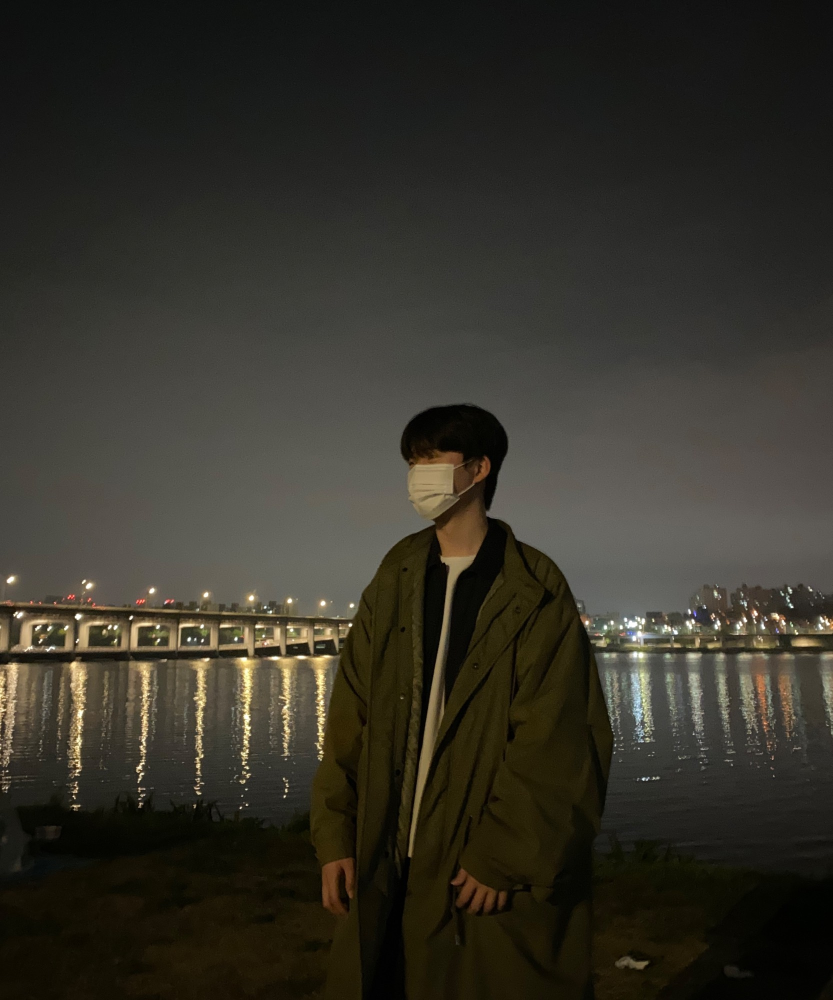
#> input picture docs/jaju_rounding_vmd/assets/fashion/FA-01.jpg, 1666 x 2000 px (shown at 1/2 size); its folder holds only this picture in this run
$ python psd_p11z.py
#> lines starting #> are read from the running program, lines starting #| are printed output that depends on the picture
### tools/jaju_layout/p11_zine.py
"""JAJU 포트폴리오 11쪽 Four places, four outfits. — 사례 4(스케이트 진 PEACE. LOVE. SKATE.) 꼴로 다시 짠 판 (315 × 195).

  python3 tools/jaju_layout/p11_zine.py   ->  docs/jaju_rounding_vmd/layout/p11_zine.pdf

사용자: "기존 첫번째 이미지(사용자가 InDesign 에서 다듬은 Four places 쪽)의 페이지를 두번째 페이지(스케이트 진)의 레이아웃, 배치,
폰트 등을 참고하여 재가공하라. pdf로 보내라."
사례에서 가져온 것:
  · 살구색 종이 바탕 + 파랑 한 색으로 찍은 사진(그레이 → 파랑 두 톤, 망점) — 사진은 종이 위에 곱해져 흰 곳이 종이색이 된다
  · 쪽을 가로지르는 아주 좁고 굵은 빨간 대문자 낱말 셋, 마침표로 끝(PEACE. / LOVE. / SKATE.) — 왼쪽 가운데 · 오른쪽 위 · 오른쪽 아래
    → PLACE. / MATCH. / OUTFIT. (장소 · 맞추다 · 옷 — 파트 2 의 말). 쪽 제목 'Four places, four outfits.' 는 작은 줄로 둔다
  · 파랑 체크(픽셀) 띠: 세로 띠 · 가로 띠 · 흩어진 조각, 단색 파랑 막대
  · 사진은 겹치고 잘리며 쪽 끝까지 — 왼쪽은 큰 사진 하나, 오른쪽은 위 넓은 사진 + 아래 사진 (그 위로 낱말)
  · 손 낙서 · 찢은 종이 가장자리는 그림을 새로 그리는 일이라 넣지 않았다
글 · 값: 사용자 InDesign 쪽 그대로 — 리드 두 줄, N°01–04 캡션, PALETTE(#261F0A · #070A10 · #72727F · #6D6F71).
바닥 줄은 새 구성(파트 2 Match, 11쪽)으로.
좁은 굵은 글꼴이 없어 Instrument Sans Bold 장평 62%. InDesign 에서는 가진 좁은 고딕(예: 210 타임라인 Bold, Anton 류)으로 바꾸면 사례에 더 가깝다.
"""
import os
import subprocess
import sys

from PIL import Image

HERE = os.path.dirname(os.path.abspath(__file__))
sys.path.insert(0, HERE)

import part2_match as p2  # noqa: E402

d, W, H, FA, CROPS = p2.d, p2.W, p2.H, p2.FA, p2.CROPS
OUT, TMP, PRINT, FONTS = p2.OUT, p2.TMP, p2.PRINT, p2.FONTS
PAPER, INKB, RED, INK = '#E6A58C', '#2C5F86', '#E0352B', '#1B1B1A'
CX = 157.5

LEAD = ['나는 그날 갈 장소에 옷의 톤을 맞춘다.', '장소가 틀이라면, 옷은 그 틀을 채우는 조합이다.']
PALETTE = [('OLIVE PARKA', '#261F0A'), ('BLACK COAT', '#070A10'), ('BEIGE JACKET', '#72727F'), ('GREY KNIT', '#6D6F71')]


def _rgb(hx):
    return [int(hx[i:i + 2], 16) / 255 for i in (1, 3, 5)]


def duo(pid, x, y, w, h, cx, cy, span, bright=1.12):
    """사진을 파랑 한 색 + 망점으로 (사례의 리소 인쇄 꼴). 자르기는 part2_match.crop 과 같은 식.
    색은 파일에 구워 넣는다(InDesign 에서도 같게): 회색 → 대비 1.35 · 밝기 → 파랑과 '스크린' → 종이와 '곱하기',
    망점은 칸 0.85mm · 반지름 0.23칸의 파랑 점을 55% 로 곱한다 — 앞 판의 CSS 와 같은 식."""
    import numpy as np
    im = Image.open(os.path.join(FA, pid + '.jpg')).convert('L')
    IW, IH = im.size
    sh = span * h / w
    if sh > IH:
        span, sh = IH * w / h, IH
    lft, tp = max(0, min(IW - span, cx - span / 2)), max(0, min(IH - sh, cy - sh / 2))
    c = im.crop((int(lft), int(tp), int(lft + span), int(tp + sh)))
    c.thumbnail((1400, 1400))
    v = np.asarray(c, dtype=np.float32) / 255
    v = np.clip(((v - .5) * 1.35 + .5) * bright, 0, 1)[..., None]
    blue, paper = np.array(_rgb(INKB)), np.array(_rgb(PAPER))
    out = (1 - (1 - blue) * (1 - v)) * paper
    ppm = c.size[0] / w                                   # 픽셀 / mm
    cell = .85 * ppm
    yy, xx = np.mgrid[0:c.size[1], 0:c.size[0]]
    dx, dy = (xx % cell) - cell / 2, (yy % cell) - cell / 2
    dot = (np.hypot(dx, dy) < .23 * cell)[..., None]
    out = np.where(dot, out * (1 - .55 + .55 * blue), out)
    os.makedirs(CROPS, exist_ok=True)
    f = os.path.join(CROPS, f'zine_{pid}_{cx}_{cy}_{span:.0f}_{w:.0f}x{h:.0f}_duo.jpg')
    Image.fromarray((out * 255).astype('uint8'), 'RGB').save(f, quality=88)
    return d(x, y, w, h, f"<img src='file://{f}' style='position:absolute;left:0;top:0;width:{w}mm;height:{h}mm'>", 'duo')


def checker(x, y, cols, rows, cell=3.6, seed=1, density=.5):
    """체크(픽셀) 띠 — 칸마다 정해진 규칙(시드)으로 켜고 끈다. 같은 값이면 늘 같은 무늬."""
    r = ''
    for j in range(rows):
        for i in range(cols):
            v = ((i * 73856093) ^ (j * 19349663) ^ (seed * 83492791)) % 1000 / 1000
            if (i + j) % 2 == 0 and v < density + .25 or v < density * .4:
                r += f"<rect x='{x + i * cell:.2f}' y='{y + j * cell:.2f}' width='{cell:.2f}' height='{cell:.2f}'/>"
    return r


def layers():
    """쪽을 층으로 — 아래에서 위로 (이름, html, 보임). PDF · InDesign 은 모두 이어 붙이고, 포토샵 파일은 층마다 따로 굽는다."""
    blue = (checker(0, 0, 9, 14, seed=3, density=.45)            # 왼쪽 위 흩어진 체크
            + checker(106, 30, 4, 34, seed=7, density=.55)       # 왼쪽 쪽의 세로 띠
            + "<rect x='118' y='0' width='22' height='26'/>"      # 단색 막대(사례의 청록 막대)
            + checker(160, 66, 4, 31, seed=11, density=.55)      # 오른쪽 쪽의 세로 띠
            + checker(176, 104.6, 36, 2, seed=5, density=.6)     # 가로 띠
            + checker(268, 0, 13, 3, seed=9, density=.5))        # 오른쪽 위 조각
    sw = ''
    for i, (n, hx) in enumerate(PALETTE):
        x = 100 + i * 14
        sw += p2.sw(x, 166.5, hx, 12.6, 4.6) + d(x, 171.8, 14, 7, f'<p>{n.split()[0]}</p><p>{hx}</p>', 't zc s')
    return [
        ('종이', f"<svg class='ov' viewBox='0 0 {W} {H}'><rect x='0' y='0' width='{W}' height='{H}' fill='{PAPER}'/></svg>", True),
        # 왼쪽: 큰 사진(밤 강변) — 쪽 왼쪽 끝까지 / 오른쪽 위 넓은 사진(놀이공원) · 오른쪽 아래(바위) · 그 사이 좁은 사진(가게 앞)
        ('사진 N°01 밤 강변', duo('FA-01', 0, 8, 122, 150, 820, 1150, 1500, bright=1.9), True),
        ('사진 N°03 놀이공원', duo('FA-05', 176, 36, 139, 66, 640, 900, 1125), True),
        ('사진 N°04 바위', duo('FA-03', 214, 114, 91, 64.5, 560, 700, 900), True),
        ('사진 N°02 가게 앞', duo('FA-04', 160, 112, 46, 66.5, 640, 900, 640), True),
        ('체크 띠', f"<svg class='ov' viewBox='0 0 {W} {H}'><g fill='{INKB}' class='chk'>{blue}</g></svg>", True),
        # 빨간 낱말 셋 — 사례처럼 사진 · 체크 위를 가로지른다
        ('PLACE.', d(26, 62, 140, 40, '<p>PLACE.</p>', 't zw'), True),
        ('MATCH.', d(170, 4, 140, 40, '<p>MATCH.</p>', 't zw'), True),
        ('OUTFIT.', d(196, 140, 120, 40, '<p>OUTFIT.</p>', 't zw'), True),
        # 작은 글 — 제목 · 리드 · 캡션 · 팔레트 (사용자 쪽의 글)
        ('제목 · 리드', d(14, 160, 100, 5, '<p>FOUR PLACES, FOUR OUTFITS.</p>', 't zs')
         + d(14, 165.5, 120, 12, ''.join(f'<p>{s}</p>' for s in LEAD), 't zk'), True),
        ('캡션 N°01–04', d(3, 152, 60, 4, '<p>N°01&nbsp;&nbsp;NIGHT&nbsp;&nbsp;RIVERSIDE</p>', 't zc pa')
         + d(162.5, 173.5, 44, 4, '<p>N°02&nbsp;&nbsp;EVENING</p><p>SHOP FRONT</p>', 't zc pa')
         + d(178.5, 97.5, 80, 4, '<p>N°03&nbsp;&nbsp;AFTERNOON PARK</p>', 't zc pa')
         + d(216.5, 116.5, 80, 4, '<p>N°04&nbsp;&nbsp;SUNNY SEASIDE ROCKS</p>', 't zc pa'), True),
        ('팔레트', d(100, 161.6, 56, 4, '<p>PALETTE — 착장 사진에서 잰 색</p>', 't zc s') + sw, True),
        ('접는 선', f"<svg class='ov' viewBox='0 0 {W} {H}'>"
                  f"<line x1='{CX}' y1='0' x2='{CX}' y2='{H}' style='stroke:{INK};stroke-opacity:.12;stroke-width:.3'/></svg>", True),
        ('바닥 줄', p2.folio(11, 'FOUR PLACES'), True),
    ]


def page():
    return ''.join(h for _, h, _ in layers())


KO = p2.KO
CSS = p2.CSS + f"""
.duo{{overflow:hidden}}

.zw{{font-family:Inst,sans-serif;font-weight:700;font-size:118pt;line-height:110pt;letter-spacing:-.01em;color:{RED};
  transform:scaleX(.62);transform-origin:0 0}}
.zs{{font-family:Inst,sans-serif;font-weight:700;font-size:8pt;line-height:10pt;letter-spacing:.1em;color:{INK}}}
.zk{{font-family:{KO};font-size:9pt;line-height:13.5pt;color:{INK}}}
.zc{{font-family:Mono,monospace;font-size:6pt;line-height:7.6pt;letter-spacing:.06em;color:{INK};white-space:nowrap}}
.zc.s{{font-size:5.4pt;line-height:6.8pt}}.zc.pa{{color:#F7E7DC}}.zc p{{white-space:nowrap}}
"""


# [7 lines left out: function main, not called in this run]


# [2 lines that do not run on import are left out]

### tools/jaju_layout/part2_match.py
"""JAJU 포트폴리오 파트 2 /02 Match. — 8–11쪽 (315 × 195). 옛 파트 3(옷 쪽 넷)을 새 파트 2 로, 새 표지의 디자인 말로 다시 만든다.

  python3 tools/jaju_layout/part2_match.py   ->  docs/jaju_rounding_vmd/layout/part2_match.pdf (4쪽: 8 · 9 · 10 · 11)

사용자: "이후 파트 2를 새로운 커버 이미지와 적합한 디자인으로 다음 페이지를 구성하라. 포트폴리오의 사례를 참고하라.
옷을 다루는 기존 파트 3를 새로운 파트 2로 새롭게 제작한다."
글: 2-2 세션 파트 2 '맞추다' 확정 스토리(사용자 지시로 보냄, 10-23) — 안에서 밖으로, 한 벌 → 아이템 → 장소.
   8 /02 Match. 표지 · 9 Front, or back? (한 벌) · 10 Selection—06. (아이템) · 11 Four places, | four outfits. (장소)
표지에서 이어 받는 말(POLITICS + PARTNERSHIPS 꼴):
  · 납작한 색 면 셋 — 파란 벽 #86A7D0 · 흰 벽 · 살구색 바닥 #E2AA88 — 과 바닥 사선. 사람(사진)은 바닥선에 선다
  · 좁은 굵은 대문자 제목(흰색 또는 먹색) · 작은 굵은 대문자 줄(자간 넓게) · 먹색 #1B1B1A 글
쪽마다 사례:
  9  표지의 방을 그대로 잇는다(파란 벽에 글, 흰 벽 앞 바닥선에 앞 · 뒤 두 벌) + 사례 6 Desjobert 의 지시선 라벨
  10 사례 5 VERLAG 번호 제목 'Selection—06.' + 사례 6 Desjobert CMF 보드(COLOR · MATERIAL · FIT) — 파란 진열 벽, 바닥선 = 선반
  11 접는 선 양쪽 제목 + 사례 1 ETÉREO 캡션(굵은 첫 낱말 + 줄표) + 사례 2 Galatasaray 색 짝 — 방 넷: 벽 = 장소에서 잰 색, 바닥 = 옷에서 잰 색
색은 모두 사진 픽셀의 평균(잰 자리는 아래 PLACE · ITEMS). MATERIAL · FIT 은 사진에 보이는 것만 쓴 눈대중이다.
"""
import os
import subprocess
import sys

from PIL import Image

HERE = os.path.dirname(os.path.abspath(__file__))
sys.path.insert(0, HERE)

import cover_match as cm  # noqa: E402

REPO, FONTS, OUT, TMP, PRINT, W, H = cm.REPO, cm.FONTS, cm.OUT, cm.TMP, cm.PRINT, cm.W, cm.H
FA = os.path.join(REPO, 'docs/jaju_rounding_vmd/assets/fashion')
CROPS = os.path.join(TMP, 'part2_crops')
d = cm.d
BLUE, PEACH, INK, WHITE = '#86A7D0', '#E2AA88', '#1B1B1A', '#FFFFFF'
TOP, BOT, L, R, CX, FOLIO_Y = 11.58, 180.5, 14.0, 301.0, 157.5, 184.35
WALL_X, FLOOR_Y, DIAG_X = cm.WALL_X, cm.FLOOR_Y, cm.DIAG_X


# ── 사진 · 색 ─────────────────────────────────────────────────────────────────────────
# [24 lines left out: functions crop, mean_hex, not called in this run]


# 아이템 — B20 Items 와 같은 자리(원본 px 가운데 · 보일 폭), 색은 가운데 span/2 사각의 평균 (B20 값과 같다)
ITEMS = [  # pid, (cx, cy), span, EN, MATERIAL, FIT
    ('FA-01', (880, 1350), 520, 'OLIVE PARKA', '매트한 직물', '오버핏 · 롱'),
    ('FA-04', (650, 900), 330, 'BLACK COAT', '도톰한 직물', '오버핏 · 롱'),
    ('FA-03', (650, 760), 360, 'GREY KNIT', '굵은 결 니트', '여유'),
    ('FA-02', (230, 610), 260, 'WHITE SHIRT · WATCH', '얇은 직물 · 시계', '여유 · 소매 걷음'),
    ('FA-05', (860, 1100), 260, 'BEIGE JACKET', '매끈한 직물', '여유 · 엉덩이 길이'),
    ('FA-04', (605, 1440), 200, 'GREY SNEAKERS', '스웨이드 · 메시', '낮은 운동화'),
]


# [4 lines left out: function item_hex, not called in this run]


# 장소 — 착장 사진의 배경에서 잰 자리(비율 x0, y0, x1, y1)
PLACES = [  # pid, 캡션 굵은 낱말, 캡션, 장소 자리, 아이템 번호(옷 색), 사진 가운데 · 폭
    ('FA-01', 'Riverside–', '밤 강변. 어두운 물빛 앞에 올리브 파카.', (0.0, 0.68, 0.35, 0.80), 0, (870, 1250), 1250),
    ('FA-04', 'Shop front–', '따뜻한 불빛의 가게 앞. 검정 롱코트.', (0.18, 0.30, 0.34, 0.60), 1, (640, 1000), 820),
    ('FA-05', 'Park–', '오후의 놀이공원. 밝은 베이지 재킷.', (0.25, 0.82, 0.60, 0.97), 4, (790, 1060), 760),
    ('FA-03', 'Seaside rocks–', '회색 바위와 바다. 회색 니트.', (0.0, 0.55, 0.35, 0.95), 2, (600, 700), 720),
]


def sw(x, y, hx, w=2.6, h=2.6):
    """색 견본 — 글과 따로 한 상자 (InDesign 에서 글 사이 틈이 사라지지 않게)."""
    return d(x, y, w, h, '', 'swb', f"data-hex='{hx}'").replace("style='", f"style='background:{hx};", 1)


# [47 lines left out: functions cmf, rules, folio, room, label, not called in this run]


# ── 8 · 표지 (사용자 이미지 자리 표시 위 글) ───────────────────────────────────────────
def p08():
    return cm.guides() + cm.text()


# ── 9 · Front, or back? — 한 벌 안에서 맞춘다 ────────────────────────────────────────────
# [88 lines left out: functions p09, p10, p11, not called in this run]


PAGES = [(8, p08), (9, p09), (10, p10), (11, p11)]

KO = "'WenQuanYi Zen Hei',sans-serif"
CSS = cm.CSS + f"""
@font-face{{font-family:Mono;src:url('file://{FONTS}/IBMPlexMono-Regular.ttf')}}
.ov{{left:0;top:0;width:{W}mm;height:{H}mm}}.ph{{overflow:hidden}}.wrap p{{white-space:normal}}
.ft{{font-family:Mono,monospace;font-size:7pt;letter-spacing:.1em;color:{INK};white-space:nowrap}}.ft.c{{text-align:center}}.ft.r{{text-align:right}}
.sm.s{{font-size:6.6pt;line-height:8pt}}.sm.w{{color:{WHITE}}}
.ttl2{{font-family:Inst,sans-serif;font-weight:700;font-size:40pt;line-height:37pt;color:{WHITE};transform:scaleX(.74);transform-origin:0 0}}
.ttl3{{font-family:Inst,sans-serif;font-weight:700;font-size:46pt;line-height:46pt;color:{INK};transform:scaleX(.74);transform-origin:0 0}}
.ttl4{{font-family:Inst,sans-serif;font-weight:700;font-size:30pt;line-height:32pt;color:{INK};transform:scaleX(.74);transform-origin:0 0}}
.ttl4.r{{text-align:right;transform-origin:100% 0}}
.ko7,.ko8,.ko9,.ko15,.ko22{{font-family:{KO};color:{INK};word-break:keep-all}}
.ko7{{font-size:7.4pt;line-height:11pt}}.ko8{{font-size:8.2pt;line-height:12.4pt}}.ko9{{font-size:9.4pt;line-height:14pt}}
.ko15{{font-size:15pt;line-height:21pt;-webkit-text-stroke:.25pt {INK}}}
.ko22{{font-size:22pt;line-height:28pt;-webkit-text-stroke:.35pt {INK}}}
.sub.xs{{font-size:6.6pt;line-height:10.4pt}}
.lb{{font-family:{KO};font-size:6.8pt;line-height:9pt;color:{INK}}}.lb .e{{font-family:Inst,sans-serif;font-weight:700;letter-spacing:.09em;font-size:6.6pt}}
.ov .ld{{fill:none;stroke:{INK};stroke-width:.2}}
.src{{font-family:Mono,monospace;font-size:5.6pt;line-height:7pt;color:{INK};background:{WHITE};padding:0 .8mm;width:auto!important;height:auto!important}}
.cmk{{font-family:Inst,sans-serif;font-weight:700;font-size:6pt;line-height:9pt;letter-spacing:.09em;color:{INK}}}
.cmv{{font-family:{KO};font-size:6.8pt;line-height:9pt;color:{INK};white-space:nowrap}}
.rl{{background:rgba(27,27,26,.35)}}
.sw{{display:inline-block;width:2.6mm;height:2.6mm;vertical-align:-.45mm;margin-right:1.2mm}}
.note{{font-family:{KO};font-size:6.4pt;line-height:9pt;color:rgba(27,27,26,.7)}}
.cap{{font-family:{KO};font-size:7.2pt;line-height:10.6pt;color:{INK};word-break:keep-all}}.cap b{{font-family:Inst,sans-serif;font-weight:700}}
.pair{{font-family:Mono,monospace;font-size:5.8pt;letter-spacing:.04em;color:{INK};white-space:nowrap}}
"""


# [12 lines left out: functions html_doc, main, not called in this run]


# [2 lines that do not run on import are left out]

### tools/jaju_layout/cover_match.py
"""JAJU 포트폴리오 8쪽 /02 Match. 파트 표지 — 사용자가 만든 표지 이미지 위에 얹을 글 (315 × 195).

  python3 tools/jaju_layout/cover_match.py   ->  docs/jaju_rounding_vmd/layout/cover_match.pdf  (1쪽: 자리 표시 위 미리 보기)
                                             ->  out/jaju_layout/cover_match_text.html    (글만 — InDesign 용)

사용자: "첫번째 이미지는 Match 에 대한 커버 페이지 사례(POLITICS + PARTNERSHIPS, bookcoverarchive)이다. 두번째 이미지는 현재 제작 중인
커버 페이지이다. 제작 중인 이미지 위에 사례를 참고하여 스토리에 적합한 텍스트를 첨가하라."
사례에서 가져온 것:
  · 글은 모두 왼쪽 색 면(빨강 → 여기서는 파란 벽) 안에만. 오른쪽 흰 벽 · 바닥 · 인물에는 글을 올리지 않는다
  · 위: 작은 굵은 대문자 'EDITED BY' / 좁은 굵은 이름 / 'AND' / 이름 — 작은 줄과 큰 줄이 번갈아 넷
  · 가운데 아래: 흰색 좁은 굵은 제목 두 줄, 두 낱말을 검정 '+' 로 잇는다 (POLITICS + PARTNERSHIPS)
  · 그 아래: 검정 작은 대문자 부제 네 줄, 넓은 자간 · 넉넉한 줄 간격. 바닥 사선(파란 바닥)보다 위에서 끝난다
글(2-2 세션 파트 2 '맞추다' 확정 스토리): 표지 한국어 '사람을 멈추게 한 조화를, 내 옷으로 맞춰 본다.'
  영어 'Matching my own clothes, to find the harmony that makes people stop.'
  제목 'CLOTHES + PLACE' — 파트 2 의 끝 문장 '옷은 놓인 장소와 맞을 때 완성된다.'를 사례의 '+' 꼴로. 그림(색 방 안의 한 벌)과 같은 말.
자리 표시: 사용자 이미지(1820 × 1130 화면 캡처)에서 잰 비율 — 파란 벽 x 0–33.2% · 바닥선 y 76.5% · 사선 (33.2%, 76.5%) → (1.1%, 100%),
  인물 x 68.7–84.1% · y 13.1–79%. 미리 보기에서만 그리고 InDesign 파일에는 넣지 않는다(사용자 이미지를 맨 아래에 놓아 쓴다).
좁은 굵은 글꼴이 이 환경에 없어 Instrument Sans Bold 를 장평 74% 로 썼다 — InDesign 에서 가진 좁은 고딕(예: 210 타임라인 Bold)으로 바꿔도 자리는 같다.
"""
import os
import subprocess

HERE = os.path.dirname(os.path.abspath(__file__))
REPO = os.path.abspath(os.path.join(HERE, '../..'))
FONTS = os.path.join(REPO, 'tools/p1_layout/fonts')
OUT = os.path.join(REPO, 'docs/jaju_rounding_vmd/layout')
TMP = os.path.join(REPO, 'out/jaju_layout')
PRINT = os.path.join(REPO, 'tools/p1_layout/print_pdf.mjs')
W, H = 315, 195

WALL_X, FLOOR_Y, DIAG_X = 0.332 * W, 0.765 * H, 0.011 * W   # 사용자 이미지에서 잰 자리
FIG = (0.687 * W, 0.131 * H, 0.154 * W, 0.659 * H)
L = 14                                                     # 왼쪽 여백 (책의 다른 쪽과 같음)

TOP = [('PART 2', 'sm'), ('/02 MATCH.', 'nm'), ('OF', 'sm'), ('FROM THE INSIDE', 'nm')]
TITLE = ['CLOTHES', 'PLACE']
PLUS_X = 82.6                                             # CLOTHES 끝(79.3) + 낱말 사이 — '+' 는 따로 한 상자 (InDesign 에서 옮기기 쉽게)
SUB = ['MATCHING MY OWN CLOTHES,', 'TO FIND THE HARMONY', 'THAT MAKES', 'PEOPLE STOP.']
KO_LINES = ['사람을 멈추게 한 조화를,', '내 옷으로 맞춰 본다.']


def d(x, y, w, h, inner, cls, attrs=''):
    return f"<div class='{cls}' {attrs} style='left:{x:.2f}mm;top:{y:.2f}mm;width:{w:.2f}mm;height:{h:.2f}mm'>{inner}</div>"


# [23 lines left out: functions text, guides, not called in this run]


CSS = f"""
@font-face{{font-family:Inst;font-weight:400;src:url('file://{FONTS}/InstrumentSans-Regular.ttf')}}
@font-face{{font-family:Inst;font-weight:700;src:url('file://{FONTS}/InstrumentSans-Bold.ttf')}}
@page{{size:{W}mm {H}mm;margin:0}}*{{margin:0;padding:0}}
.sheet{{position:relative;width:{W}mm;height:{H}mm;overflow:hidden;page-break-after:always}}
.sheet div,.sheet svg{{position:absolute}}.gd{{left:0;top:0;width:{W}mm;height:{H}mm}}
.gt{{font-family:'WenQuanYi Zen Hei',sans-serif;font-size:2.6px;fill:#7a736b}}
.t p{{white-space:nowrap}}
.sm{{font-family:Inst,sans-serif;font-weight:700;font-size:7.6pt;line-height:10pt;letter-spacing:.09em;color:#1B1B1A}}
.nm{{font-family:Inst,sans-serif;font-weight:700;font-size:22pt;line-height:24pt;letter-spacing:.01em;color:#1B1B1A;transform:scaleX(.74);transform-origin:0 0}}
.ttl{{font-family:Inst,sans-serif;font-weight:700;font-size:54pt;line-height:50pt;letter-spacing:-.005em;color:#FFFFFF;transform:scaleX(.74);transform-origin:0 0}}
.ttl.pl{{color:#1B1B1A}}
.sub{{font-family:Inst,sans-serif;font-weight:700;font-size:7.6pt;line-height:13.2pt;letter-spacing:.1em;color:#1B1B1A}}
.ko{{font-family:'WenQuanYi Zen Hei',sans-serif;font-size:9.4pt;line-height:14pt;color:#1B1B1A;-webkit-text-stroke:.15pt #1B1B1A}}
"""


# [13 lines left out: functions write, main, not called in this run]


# [2 lines that do not run on import are left out]

### tools/jaju_layout/psd_p11z.py
"""JAJU 포트폴리오 11쪽 Four places 진(zine) 판 — 포토샵 파일(층 나눔, 315 × 195mm · 300dpi · RGB).

  python3 tools/jaju_layout/psd_p11z.py   ->  docs/jaju_rounding_vmd/photoshop/p11_zine.psd

층(아래 → 위): 종이 · 사진 N°01–04 · 체크 띠 · PLACE. · MATCH. · OUTFIT. · 제목 · 리드 · 캡션 · 팔레트 · 접는 선 · 바닥 줄.
층마다 p11_zine.layers() 의 같은 HTML 을 배경 없이 300dpi 로 구워 넣는다(layer_shots.mjs) — PDF · InDesign 과 같은 자리 · 같은 색.
글은 그림 층이다(포토샵 글자 층이 아님) — 글을 고치려면 InDesign 파일(p11_zine.idml)에서.
"""
import os
import subprocess
import sys

from PIL import Image

HERE = os.path.dirname(os.path.abspath(__file__))
sys.path.insert(0, HERE)
REPO = os.path.abspath(os.path.join(HERE, '../..'))

import p11_zine as z  # noqa: E402
from psd_write import write_psd  # noqa: E402

DPI = 300
OUTDIR = os.path.join(REPO, 'docs/jaju_rounding_vmd/photoshop')
SHOTS = os.path.join(REPO, 'tools/p1_layout/layer_shots.mjs')


def main():
    os.makedirs(z.TMP, exist_ok=True)
    os.makedirs(OUTDIR, exist_ok=True)
    ls = z.layers()
#> in duo, `im = Image.open(os.path.join(FA, pid + '.jpg')).convert('L')`:
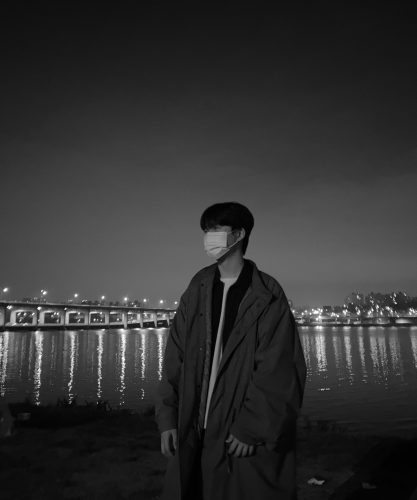
#> im: PIL image 1666x2000 L (shown at 1/4 size); min 0, max 255, mean 49.4
#> in duo, `c = im.crop((int(lft), int(tp), int(lft + span), int(tp + sh)))`:
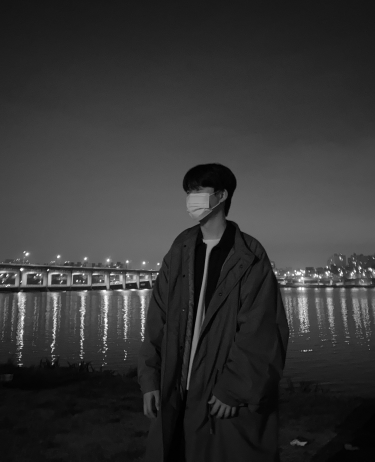
#> c: PIL image 1500x1845 L (shown at 1/4 size); min 0, max 255, mean 52.2
#> in duo, `v = np.clip(((v - .5) * 1.35 + .5) * bright, 0, 1)[..., None]`:
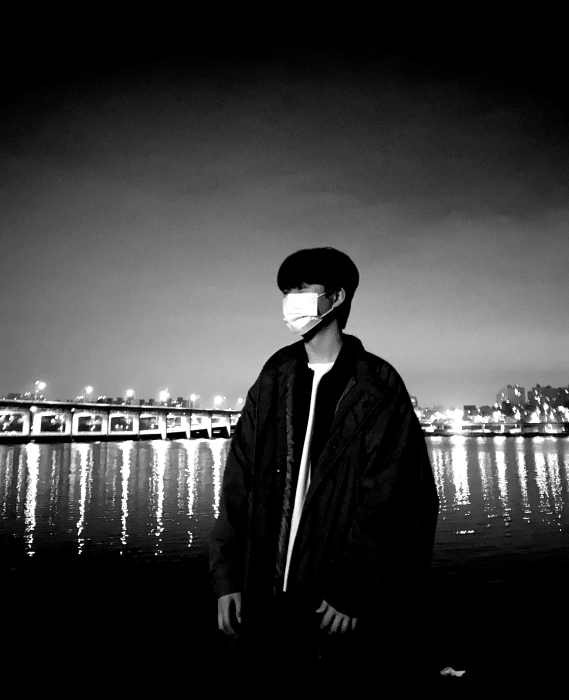
#> v: shape (1400, 1138, 1) float32 (shown at 1/2 size); min 0, max 1, mean 0.23
#> (the rest of the program and of its run is left out)
